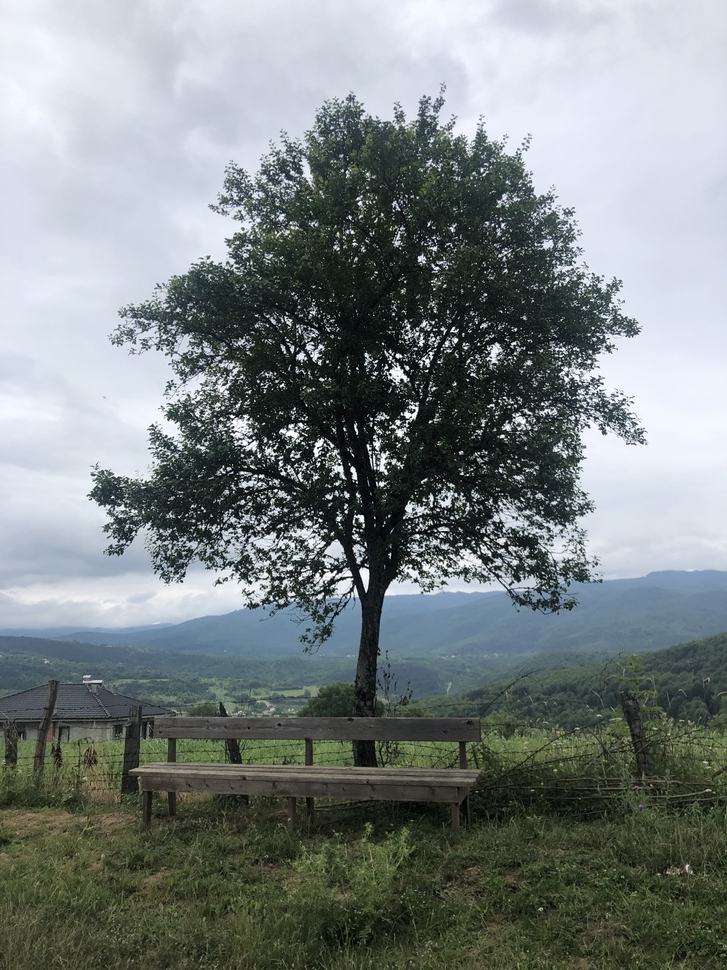
#> input picture agac.jpeg, 727 x 970 px, shrunk from 3024 x 4032 before the run, found by its file name
$ python goruntu_filtreleme.py
#> lines starting #> are read from the running program, lines starting #| are printed output that depends on the picture
import cv2
import numpy as np

# Neden bir görüntüyü blur hale getirmek isteriz?
# Çünkü bir görüntüdeki belirli gürültü türlerini azaltır. Bu nedenle bulanıklaştırmaya genellikle yumuşatma denir.

# Dikkat dağıtıcı bir arka planı kaldırmak için, mobil cihaz kameralarında “Portre” modunda yapıldığı gibi,
# bir görüntünün bölümlerini kasıtlı olarak bulanıklaştırabilirsiniz.

# Bir özdeş(Identity Kernel) matrisi özel yapan şey, onu başka herhangi bir matrisle çarpmanın orijinal matrisi döndüreceğidir.

image = cv2.imread("agac.jpeg")
#> image is the input picture: shape (970, 727, 3); mean B, G, R 130.2, 130.1, 122.2

identityKernel = np.array([[0, 0, 0],
                           [0, 1, 0],
                           [0, 0, 0]])

# filter2D(src, ddepth, kernel)
# İlk argüman kaynak görüntüdür
# İkinci argüman, ortaya çıkan görüntünün derinliğini gösteren ddepth'dir. -1 değeri, son görüntünün de kaynak görüntüyle aynı derinliğe sahip olacağını gösterir.
# Son giriş argümanı, kaynak görüntüye uyguladığımız çekirdektir.

identity = cv2.filter2D(image, ddepth=-1, kernel=identityKernel)

cv2.imshow("Original", image)
cv2.imshow("Identity", identity)


# blurring an image
kernelBlur = np.ones((5, 5), np.float32) / 25
#neden 25'e böldük? 5x5 boyutlu çekirdek kullanıldığı içinher pikselin rengi, içinde bulunduğu
#5x5'lik çekirdek matrisin içersinde yer alan ve birbiriyle komşu olan 25 pikselin renk ortalamasıyla değiştirilir.
#Dolayısıyla renkler keskinliğini kaybederek ortalama değerlere doğru kayar.
#Kerneol boyutları büyüdükçe bulanılık yoğunlaşır.

img = cv2.imread("masaüstü.jpeg")
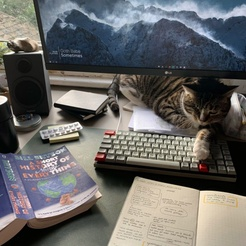
#> input picture masaüstü.jpeg, 246 x 246 px, shrunk from 1024 x 1024 before the run, found by its file name
#> img is the input picture: shape (246, 246, 3); mean B, G, R 100.9, 102.4, 103.3
imgBlur = cv2.filter2D(img, ddepth=-1, kernel=kernelBlur)
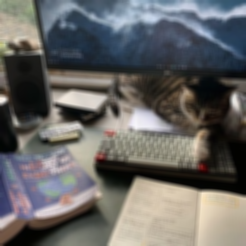
#> imgBlur: shape (246, 246, 3); mean B, G, R 100.9, 102.4, 103.4

cv2.imshow("original", img)
cv2.imshow("blur", imgBlur)


#OpenCV fonk. ile bulanıklaştırma
#OpenCV'nin yerleşik blur() işlevini kullanarak bir görüntüyü de bulanıklaştırabiliriz.
#Esasen bir kolaylık işlevi, özellikle bir çekirdek tanımlamanıza gerek olmayan görüntüleri bulanıklaştırmak için kullanın.
#Aşağıdaki kodda gösterildiği gibi ksize input bağımsız değişkenini kullanarak çekirdek boyutunu belirtmeniz yeterlidir.
#Bulanıklaştırma işlevi daha sonra dahili olarak 5×5 bulanıklık çekirdeği oluşturacak ve bunu kaynak görüntüye uygulayacaktır.

imageBlurFonk = cv2.blur(img,ksize=(5,5))

cv2.imshow('Original', img)
cv2.imshow('Blurred', imageBlurFonk)


#Gaussian Blurring

#Bu teknik, ilk örnekte açıklanan düzgün ortalamanın aksine, ağırlıklı bir ortalama gerçekleştiren bir Gauss filtresi kullanır.
#Bu durumda, Gauss bulanıklığı, çekirdeğin merkezinden olan mesafelerine bağlı olarak piksel değerlerini ağırlıklandırır.
#Merkezden daha uzaktaki pikseller, ağırlıklı ortalama üzerinde daha az etkiye sahiptir.

#GaussianBlur(src, ksize, sigmaX[, dst[, sigmaY[, borderType]]])

#İlk argüman olan src, filtrelemek istediğiniz kaynak görüntüyü belirtir.
#İkinci argüman, Gauss çekirdeğinin boyutunu tanımlayan ksize'dır. Burada 5×5 çekirdek kullanıyoruz.
#Son iki argüman, her ikisi de 0 olarak ayarlanmış olan sigmaX ve sigmaY'dir. Bunlar, X (yatay) ve Y (dikey) yönde Gauss çekirdeği standart sapmalarıdır.
#SigmaY'nin varsayılan ayarı sıfırdır. SigmaX'i sıfıra ayarlarsanız, standart sapmalar çekirdek boyutundan (sırasıyla genişlik ve yükseklik) hesaplanır.
#Ayrıca, her bağımsız değişkenin boyutunu sıfırdan büyük pozitif değerlere açıkça ayarlayabilirsiniz.

gaussian_blur = cv2.GaussianBlur(img, ksize=(5,5),sigmaX=0, sigmaY=0)

cv2.imshow('Original', img)
cv2.imshow('Gaussian Blurred', gaussian_blur)


cv2.waitKey(0)
cv2.destroyAllWindows()
